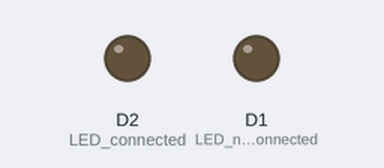
The program below on a simulated ESP8266 (NodeMCU). Parts: output pins drawn as LEDs (lit = HIGH). WiFi joins after 1.5 s; servers stay silent unless stated; web services answer with replies made up by the test bench; what the program prints to the serial monitor is not drawn.

Above: at 0.1 s.
At 2.0 s:
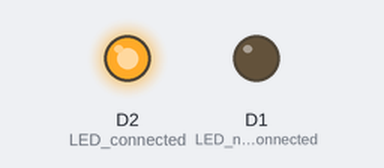
Timing chart, 0 to 3.5 s (numbered marks = the images above):
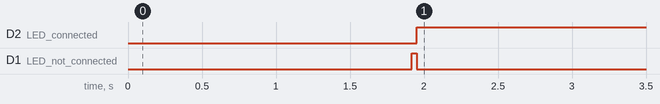

The program:

main.cpp
```cpp
#include <ESP8266WiFi.h>
#include <ESP8266HTTPClient.h>
#include <ArduinoJson.h>

int LED_not_connected = D1;
int LED_connected = D2;

const char *ssid =  "Andre b";     // replace with your wifi ssid and wpa2 key
const char *password =  "brisa12345";
const char *token = "Token c38fd1a822c4bc61e9b35c47e63a23a404f2887d";
String public_ip;

String mac_address;
WiFiClient wifiClient;
const size_t capacity = JSON_ARRAY_SIZE(50) + JSON_OBJECT_SIZE(50) + 30;

// Setup the WiFi and get public IP
void setup_wifi() {
  // Connecting to a WiFi network
  WiFi.begin(ssid, password);
  while (WiFi.status() != WL_CONNECTED) {
    delay(500);
    Serial.print(".");
  }
  Serial.println("WiFi connected");
  Serial.println("IP address: ");
  Serial.println(WiFi.localIP());

  Serial.print("MAC: ");
  Serial.println(WiFi.macAddress());
  mac_address = WiFi.macAddress();

  while (true){
    int httpResponseCode;
    HTTPClient http;

    http.begin("http://ipinfo.io/ip"); //Specify destination for HTTP request
    httpResponseCode = http.GET();

    if(httpResponseCode>0){
      public_ip = http.getString();  //Get the response to the request

      Serial.print("Ok getting self public IP: ");
      Serial.println(public_ip);           //Print request answer
      break;

    }else{
      Serial.print("Error getting selt public IP: ");
      Serial.println(http.getString());
    }
    http.end();
  }
}


void setup() {
  Serial.begin(9600);
  setup_wifi();

    /////////////////////////
  // Setting pins to output
  pinMode(LED_not_connected, OUTPUT);
  pinMode(LED_connected, OUTPUT);

  digitalWrite(LED_not_connected, HIGH);
  digitalWrite(LED_connected, LOW);
  /////////////////////////
}


void loop()
{
  int httpResponseCode;
  HTTPClient http;

  if (WiFi.status() == WL_CONNECTED){
    Serial.println("WiFi.status() == WL_CONNECTED");

    digitalWrite(LED_not_connected, LOW);
    digitalWrite(LED_connected, HIGH);
  }else {
    digitalWrite(LED_not_connected, HIGH);
    digitalWrite(LED_connected, LOW);
  }

  http.begin("http://192.168.15.6:8080/rest/crawleriotpumpwood/routes/"); //Specify destination for HTTP request
  http.addHeader("Content-Type", "application/json");
  http.addHeader("Authorization", token);
  httpResponseCode = http.GET();

  if(httpResponseCode>0){
    String response = http.getString();  //Get the response to the request

    DynamicJsonDocument doc(capacity);
    deserializeJson(doc, response);

    Serial.println(httpResponseCode);   //Print return code
    Serial.println(response);           //Print request answer
    String message = doc["message"];
    Serial.println(message);
  }else{
    Serial.print("Error on sending POST: ");
    Serial.println(httpResponseCode);
  }

  ///////////////////////////////////
  // Limpando os recursos disponíveis
  http.end();
  ///////////////////////////////////

  /////////////////////////
  delay(5000);
}
```

Measured:
- by itself, D2 (LED_connected): LOW → HIGH at 2.0 s
- by itself, D1 (LED_not_connected): HIGH → LOW at 2.0 s
